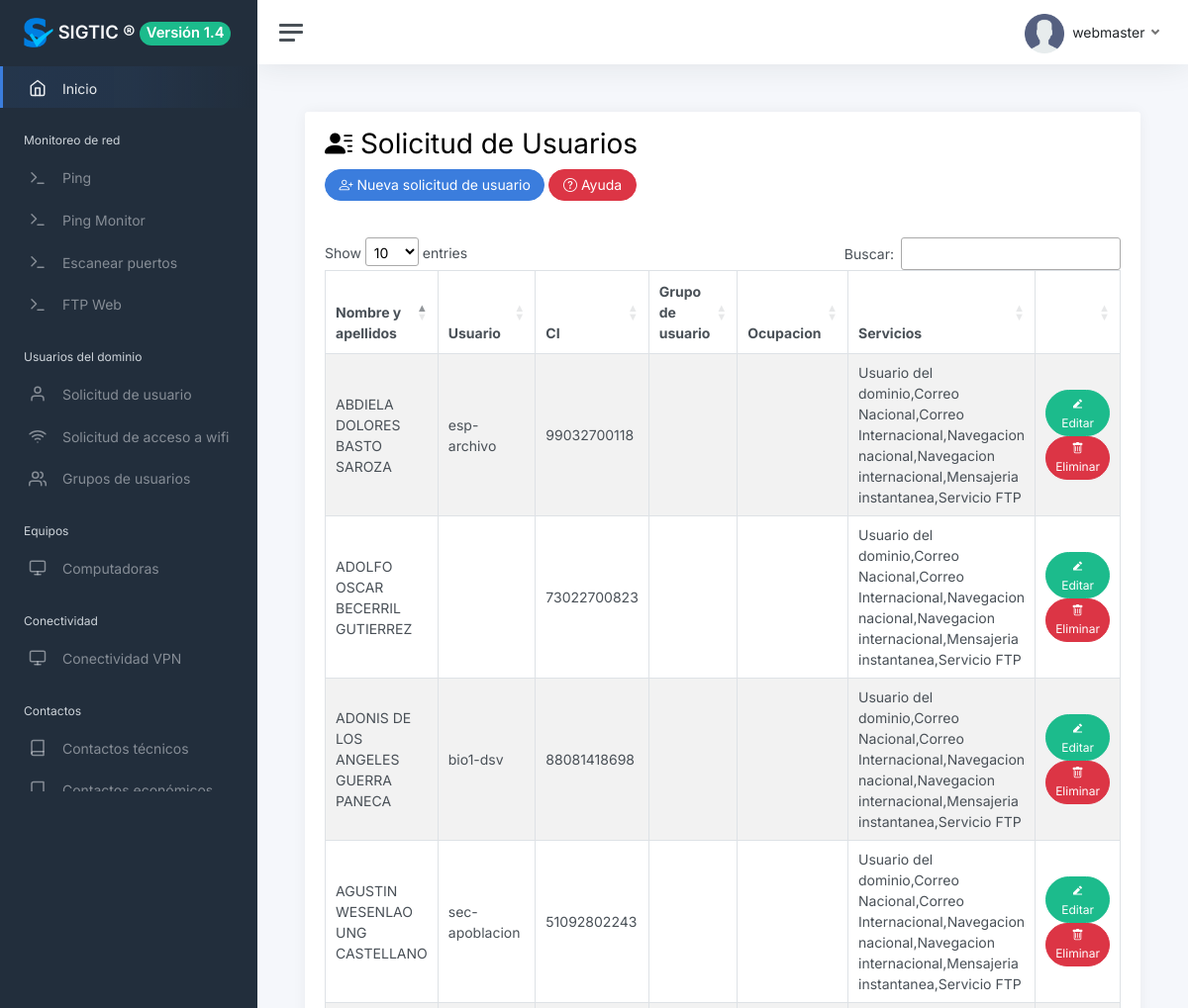
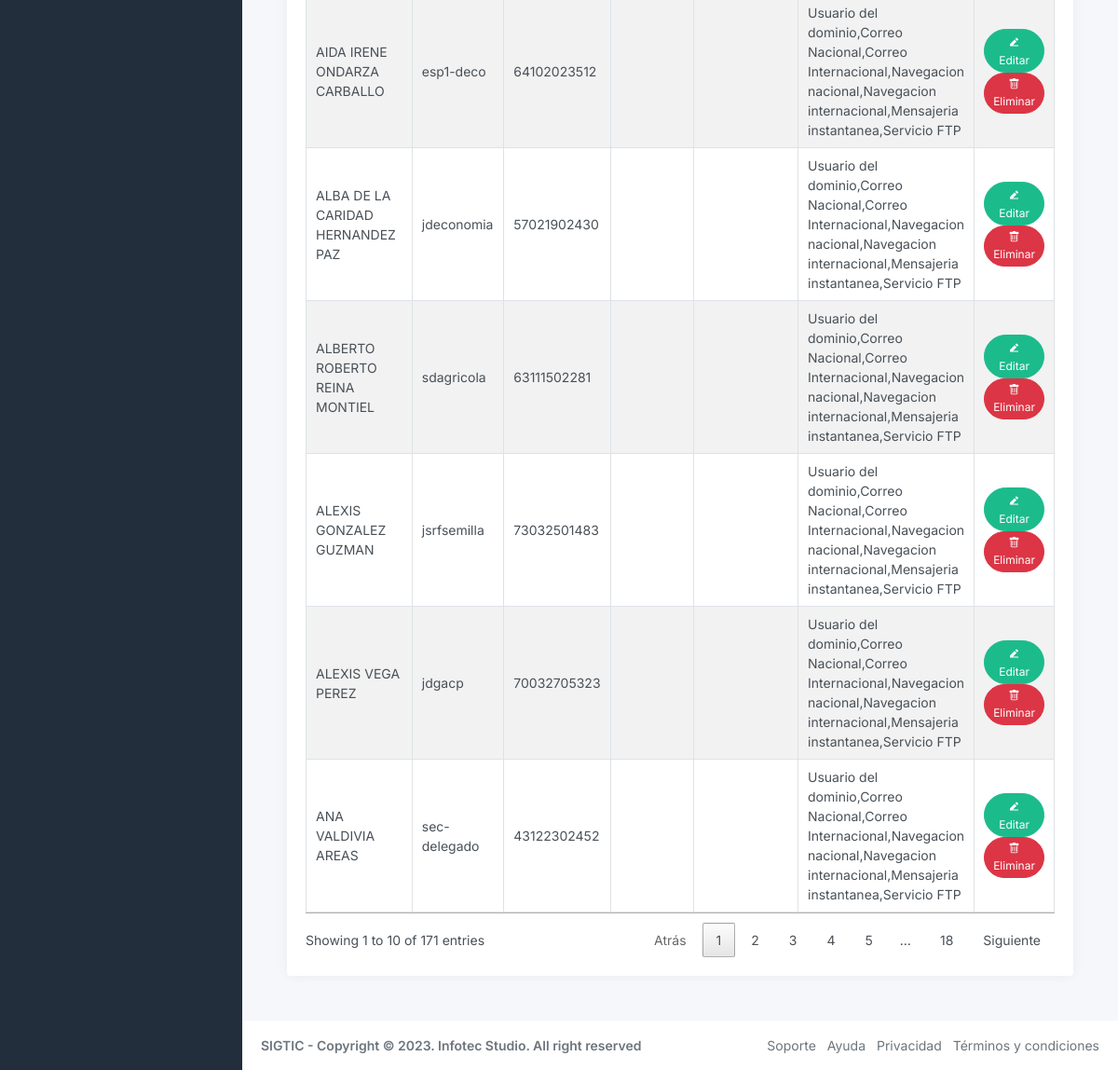
Screenshot of /?view=user_request&opt=all (signed in) with the database file from the repository (2 pictures, top to bottom).
### tables this page shows
CREATE TABLE `user` (
  `id` int(11) NOT NULL,
  `name` varchar(50) DEFAULT NULL,
  `lastname` varchar(50) DEFAULT NULL,
  `username` varchar(50) DEFAULT NULL,
  `email` varchar(255) DEFAULT NULL,
  `password` varchar(60) DEFAULT NULL,
  `image` varchar(255) DEFAULT NULL,
  `status` int(11) DEFAULT 1,
  `kind` int(11) DEFAULT 1,
  `created_at` datetime DEFAULT NULL
);

CREATE TABLE `user_request` (
  `id` int(11) NOT NULL,
  `fullname` varchar(250) NOT NULL,
  `username` varchar(50) NOT NULL,
  `ci` varchar(50) NOT NULL,
  `groupusers` varchar(50) NOT NULL,
  `occupation` varchar(50) NOT NULL,
  `services` char(250) NOT NULL,
  `created_at` date NOT NULL
);

### core/controller/Module.php (called while the page is built)
<?php
class Module {
	public static function loadLayout(){
		include "core/app/layouts/layout.php";
	}
}
?>

### core/controller/Lb.php (called while the page is built, shortened)
<?php
class Lb {
	public function start(){
		include "core/app/init.php";
	}
}
?>

### index.php (called while the page is built, shortened)
<?php
$lb = new Lb();
$lb->start();
?>

### core/controller/Executor.php (called while the page is built, shortened)
<?php
class Executor {
	public static function doit($sql){
		$con = Database::getCon();
		return array($con->query($sql),$con->insert_id);
	}
}
?>

### core/app/model/UserData.php (called while the page is built, shortened)
<?php
class UserData {
	public static $tablename = "user";
	public static function getById($id){
		 $sql = "select * from ".self::$tablename." where id=$id";
		$query = Executor::doit($sql);
		return Model::one($query[0],new UserData());
	}
}
?>

### core/controller/Model.php (called while the page is built, shortened)
<?php
class Model {
	public static function exists($modelname){
		$fullpath = self::getFullpath($modelname);
		$found=false;
		if(file_exists($fullpath)){
			$found = true;
		}
		return $found;
	}
	public static function getFullpath($modelname){
		return "core/app/model/".$modelname.".php";
	}
	public static function many($query,$aclass){
		$cnt = 0;
		$array = array();
		while($r = $query->fetch_array()){
			$array[$cnt] = new $aclass;
			$cnt2=1;
			foreach ($r as $key => $v) {
				if($cnt2>0 && $cnt2%2==0){
					$array[$cnt]->$key = $v;
				}
				$cnt2++;
			}
			$cnt++;
		}
		return $array;
	}
}
?>

### core/app/model/User_requestData.php (called while the page is built, shortened)
<?php
class User_requestData {
	public static $tablename = "user_request";
	public static function getAll(){
		 $sql = "select * from ".self::$tablename;
		$query = Executor::doit($sql);
		return Model::many($query[0],new User_requestData());
	}
}
?>

### core/app/view/user_request-view.php (the view, shortened to what this page needs)
<?php if(isset($_GET["opt"]) && $_GET["opt"]=="all"):
$user_request = User_requestData::getAll();
  ?>
          <div class="row">
            <div class="col-12">
              <div class="card">
                <div class="card-header">
                  <h1 class="bi bi-person-lines-fill"> Solicitud de Usuarios</h1>
<button type="button" class="btn btn-primary rounded-pill bi bi-person-plus" data-bs-toggle="modal" data-bs-target="#exampleModal">
Nueva solicitud de usuario
</button>
<button
class="btn btn-danger rounded-pill bi bi-question-circle"
data-bs-toggle="tooltip"
data-bs-placement="bottom"
title="Para agregar una nueva solicitud de usuario presione el botón (Nueva solicitud de usuario) y complete los campos en el formulario y de clic en el botón agregar." >
   Ayuda
 </button>
                </div>
                <div class="card-body">
                  <?php if(count($user_request)>0):?>
                    <div>
                    <table class="table table-bordered table-striped datatable">
                      <thead>
                        <th>Nombre y apellidos</th>
                        <th>Usuario</th>
                        <th>CI</th>
                        <th>Grupo de usuario</th>
                        <th>Ocupacion</th>
                        <th>Servicios</th>
                        <th ></th>
                      </thead>
                      <?php foreach($user_request as $con):?>
                        <tr>
                          <td><?php echo $con->fullname; ?></td>
                          <td><?php echo $con->username; ?></td>
                          <td><?php echo $con->ci; ?></td>
                          <td><?php echo $con->groupusers; ?></td>
                          <td><?php echo $con->occupation; ?></td>
                          <td><?php echo $con->services; ?></td>
                          <td style="width:160px; ">
                            <a href="./?view=user_request&opt=edit&id=<?php echo $con->id; ?>" class="btn btn-success btn-sm rounded-pill"><i class="ri ri-edit-2-fill"></i> Editar</a>
                            <a href="./?action=user_request&opt=del&id=<?php echo $con->id; ?>" id="item-<?php echo $con->id; ?>"  class="btn btn-danger btn-sm rounded-pill" ><i class="bi bi-trash"></i> Eliminar</a>
                          </td>
                        </tr>
                      <?php endforeach ;?>
                    </table>
                  </div>
                  <?php else:?>
                    <p class="alert alert-warning">No hay solicitud de usuarios.</p>
                  <?php endif;?>
                </div>
              </div>
            </div>
          </div>
<?php endif; ?>

### core/app/init.php
<?php
if(isset($_SESSION["user_id"])){
	Core::$user = UserData::getById($_SESSION["user_id"]);
}
if(!isset($_GET["action"])){
	Module::loadLayout("index");
}else{
	Action::load($_GET["action"]);
}
?>

### core/app/layouts/layout.php (shortened to what this page needs)
<!DOCTYPE html>
<html lang="es">
<head>
  <link href="assets/vendor/bootstrap/css/bootstrap.min.css" rel="stylesheet">
  <link href="assets/vendor/bootstrap-icons/bootstrap-icons.css" rel="stylesheet">
  <link href="assets/vendor/boxicons/css/boxicons.min.css" rel="stylesheet">
  <link href="assets/vendor/quill/quill.snow.css" rel="stylesheet">
  <link href="assets/vendor/quill/quill.bubble.css" rel="stylesheet">
  <link href="assets/vendor/remixicon/remixicon.css" rel="stylesheet">
  <link href="css/app.css" rel="stylesheet">
  <link rel="stylesheet" type="text/css" href="plugins/datatables/datatables.min.css">
  <link rel="stylesheet" type="text/css" href="plugins/datatables/dataTables.bootstrap5.min.css">
  <link rel="stylesheet" type="text/css" href="plugins/datatables/buttons.bootstrap5.min.css">
  <link href="css/app.css" rel="stylesheet">
</head>
<?php if(!isset($_SESSION["user_id"])):?>
  <main class="d-flex w-100">
		<div class="container d-flex flex-column">
			<div class="row vh-100">
				<div class="col-sm-10 col-md-8 col-lg-6 mx-auto d-table h-100">
					<div class="d-table-cell align-middle">
						<div class="card">
							<div class="card-body">
								<div class="m-sm-4">
									<div class="text-center">
										<img src="img/logo/logo.png" alt="Charles Hall" class="img-fluid rounded-square" width="200" height="200" />
									</div>
									<form method="post" action="./?action=access&opt=login">
										<div class="mb-3">
											<label class="form-label">Usuario</label>
											<input class="form-control form-control-lg"  name="email" placeholder="Introduzca su usuario" />
										</div>
										<div class="mb-3">
											<label class="form-label">Contrseña</label>
											<input class="form-control form-control-lg" type="password" name="password" placeholder="Introduzca su contrseña" />
											<small>
                                           </small>
										</div>
										<div>
										</div>
										<div class="text-center mt-3">
                    <button type="submit" class="btn btn-lg btn-block btn-primary">Aceptar</button>
										</div>
									</form>
								</div>
							</div>
						</div>
					</div>
				</div>
			</div>
		</div>
	</main>
	<footer class="footer mt-auto py-3 bg-light">
  <div class="container">
    <span class="text-muted">SIGTIC - Copyright © 2023. Infotec Studio. All right reserved</span>
  </div>
</footer>
<?php else:?>
<body>
<div class="wrapper">
		<nav id="sidebar" class="sidebar js-sidebar">
			<div class="sidebar-content js-simplebar">
				<a class="sidebar-brand" href="./">
				<img src="img/icons/favicons.png" alt="Charles Hall" class="img-fluid rounded-square" width="30" height="30" /> <span class="align-middle">SIGTIC ®</span> <span class="badge bg-success rounded-pill">Versión 1.4</span></td>
        </a>
				<ul class="sidebar-nav">
        <li class="sidebar-item active">
						<a class="sidebar-link" href="./">
              <i class="align-middle" data-feather="home"></i> <span class="align-middle">Inicio</span>
            </a>
					</li>
<li class="sidebar-header">
						Monitoreo de red
					</li>
					<li class="sidebar-item">
						<a class="sidebar-link" href="./?view=ping&opt=all">
              <i class="align-middle" data-feather="terminal"></i> <span class="align-middle">Ping</span>
            </a>
					</li>
<li class="sidebar-item">
						<a class="sidebar-link" href="./?view=ping-monitor&opt=all">
              <i class="align-middle" data-feather="terminal"></i> <span class="align-middle">Ping Monitor</span>
            </a>
					</li>
<li class="sidebar-item">
						<a class="sidebar-link" href="./?view=portscanner&opt=all">
              <i class="align-middle" data-feather="terminal"></i> <span class="align-middle">Escanear puertos</span>
            </a>
					</li>
<li class="sidebar-item">
						<a class="sidebar-link" href="./?view=upload&opt=all">
              <i class="align-middle" data-feather="terminal"></i> <span class="align-middle">FTP Web</span>
            </a>
					</li>
					<li class="sidebar-header">
						Usuarios del dominio
					</li>
					<li class="sidebar-item">
						<a class="sidebar-link" href="./?view=user_request&opt=all">
              <i class="align-middle" data-feather="user"></i> <span class="align-middle">Solicitud de usuario</span>
            </a>
					</li>
					<li class="sidebar-item">
						<a class="sidebar-link" href="./?view=wifi_request&opt=all">
              <i class="align-middle" data-feather="wifi"></i> <span class="align-middle">Solicitud de acceso a wifi</span>
            </a>
					</li>
					<li class="sidebar-item">
						<a class="sidebar-link" href="./?view=categories&opt=all">
              <i class="align-middle" data-feather="users"></i> <span class="align-middle">Grupos de usuarios</span>
            </a>
					</li>
					<li class="sidebar-header">
						Equipos
					</li>
					<li class="sidebar-item">
						<a class="sidebar-link" href="./?view=computer&opt=all">
              <i class="align-middle" data-feather="monitor"></i> <span class="align-middle">Computadoras</span>
            </a>
					</li>
					<li class="sidebar-header">
						Conectividad
					</li>
					<li class="sidebar-item">
						<a class="sidebar-link" href="./?view=connectivity&opt=all">
              <i class="align-middle" data-feather="monitor"></i> <span class="align-middle">Conectividad VPN</span>
            </a>
					</li>
					<li class="sidebar-header">
						Contactos
					</li>
					<li class="sidebar-item">
						<a class="sidebar-link" href="./?view=contacts_technical&opt=all">
              <i class="align-middle" data-feather="book"></i> <span class="align-middle">Contactos técnicos</span>
            </a>
					</li>
					<li class="sidebar-item">
						<a class="sidebar-link" href="./?view=contacts&opt=all">
              <i class="align-middle" data-feather="book"></i> <span class="align-middle">Contactos económicos</span>
            </a>
					</li>
			</div>
		</nav>
    <div class="main">
    <nav class="navbar navbar-expand navbar-light navbar-bg">
				<a class="sidebar-toggle js-sidebar-toggle">
          <i class="hamburger align-self-center"></i>
        </a>
				<div class="navbar-collapse collapse">
					<ul class="navbar-nav navbar-align">
						<li class="nav-item dropdown">
							<a class="nav-link dropdown-toggle d-none d-sm-inline-block" href="#" data-bs-toggle="dropdown">
                <img src="img/avatars/avatar.png" class="avatar img-fluid rounded me-1" alt="Charles Hall" /> <span class="text-dark"><?php echo Core::$user->username;?></span>
              </a>
						</li>
					</ul>
				</div>
			</nav>
      <main class="content">
        <div class="container-fluid p-0">
          <?php View::load("index");?>
        </div>
      </main>
      <footer class="footer">
				<div class="container-fluid">
					<div class="row text-muted">
						<div class="col-6 text-start">
							<p class="mb-0">
							<strong>SIGTIC - Copyright © 2023. Infotec Studio. All right reserved</strong>
							</p>
						</div>
						<div class="col-6 text-end">
							<ul class="list-inline">
								<li class="list-inline-item">
									<a class="text-muted" href="https://infotecstudio.nat.cu" target="_blank">Soporte</a>
								</li>
								<li class="list-inline-item">
									<a class="text-muted" href="https://infotecstudio.nat.cu" target="_blank">Ayuda</a>
								</li>
								<li class="list-inline-item">
									<a class="text-muted" href="https://infotecstudio.nat.cu" target="_blank">Privacidad</a>
								</li>
								<li class="list-inline-item">
									<a class="text-muted" href="https://infotecstudio.nat.cu" target="_blank">Términos y condiciones</a>
								</li>
							</ul>
						</div>
					</div>
				</div>
</footer>
</body>
<?php endif; ?>
</html>

### core/controller/View.php (shortened to what this page needs)
<?php
class View {
	public static function load($view){
		if(!isset($_GET['view'])){
			include "core/app/view/".$view."-view.php";
		}else{
			if(View::isValid()){
				include "core/app/view/".$_GET['view']."-view.php";
			}else{
				View::Error("<b>404 NOT FOUND</b> View <b>".$_GET['view']."</b> folder !! - <a href='http://www.infotecstudio.nat.cu' target='_blank'>Help</a>");
			}
		}
	}
	public static function isValid(){
		$valid=false;
		if(isset($_GET["view"])){
			if(file_exists($file = "core/app/view/".$_GET['view']."-view.php")){
				$valid = true;
			}
		}
		return $valid;
	}
}
?>

### rows the page displays
user: username "webmaster"
user_request: fullname "ALBERTO ROBERTO REINA MONTIEL", username "sdagricola", ci "63111502281", services "Usuario del dominio,Correo Nacional,Correo Internacional,Navegacion nacional,Navegacion internacional,Mensajeria instantanea,Servicio FTP"
user_request: fullname "ANA VALDIVIA AREAS", username "sec-delegado", ci "43122302452", services "Usuario del dominio,Correo Nacional,Correo Internacional,Navegacion nacional,Navegacion internacional,Mensajeria instantanea,Servicio FTP"
user_request: fullname "ADONIS DE LOS ANGELES GUERRA PANECA", username "bio1-dsv", ci "88081418698", services "Usuario del dominio,Correo Nacional,Correo Internacional,Navegacion nacional,Navegacion internacional,Mensajeria instantanea,Servicio FTP"
user_request: fullname "ALEXIS VEGA PEREZ", username "jdgacp", ci "70032705323", services "Usuario del dominio,Correo Nacional,Correo Internacional,Navegacion nacional,Navegacion internacional,Mensajeria instantanea,Servicio FTP"
user_request: fullname "ALEXIS GONZALEZ GUZMAN", username "jsrfsemilla", ci "73032501483", services "Usuario del dominio,Correo Nacional,Correo Internacional,Navegacion nacional,Navegacion internacional,Mensajeria instantanea,Servicio FTP"
user_request: fullname "AIDA IRENE ONDARZA CARBALLO", username "esp1-deco", ci "64102023512", services "Usuario del dominio,Correo Nacional,Correo Internacional,Navegacion nacional,Navegacion internacional,Mensajeria instantanea,Servicio FTP"
user_request: fullname "ALBA DE LA CARIDAD HERNANDEZ PAZ", username "jdeconomia", ci "57021902430", services "Usuario del dominio,Correo Nacional,Correo Internacional,Navegacion nacional,Navegacion internacional,Mensajeria instantanea,Servicio FTP"
user_request: fullname "ABDIELA DOLORES BASTO SAROZA", username "esp-archivo", ci "99032700118", services "Usuario del dominio,Correo Nacional,Correo Internacional,Navegacion nacional,Navegacion internacional,Mensajeria instantanea,Servicio FTP"
user_request: fullname "AGUSTIN WESENLAO UNG CASTELLANO", username "sec-apoblacion", ci "51092802243", services "Usuario del dominio,Correo Nacional,Correo Internacional,Navegacion nacional,Navegacion internacional,Mensajeria instantanea,Servicio FTP"

### other values shown
$con->fullname "ADOLFO OSCAR BECERRIL GUTIERREZ"
$con->ci "73022700823"
$con->services "Usuario del dominio,Correo Nacional,Correo Internacional,Navegacion nacional,Navegacion internacional,Mensajeria instantanea,Servicio FTP"
